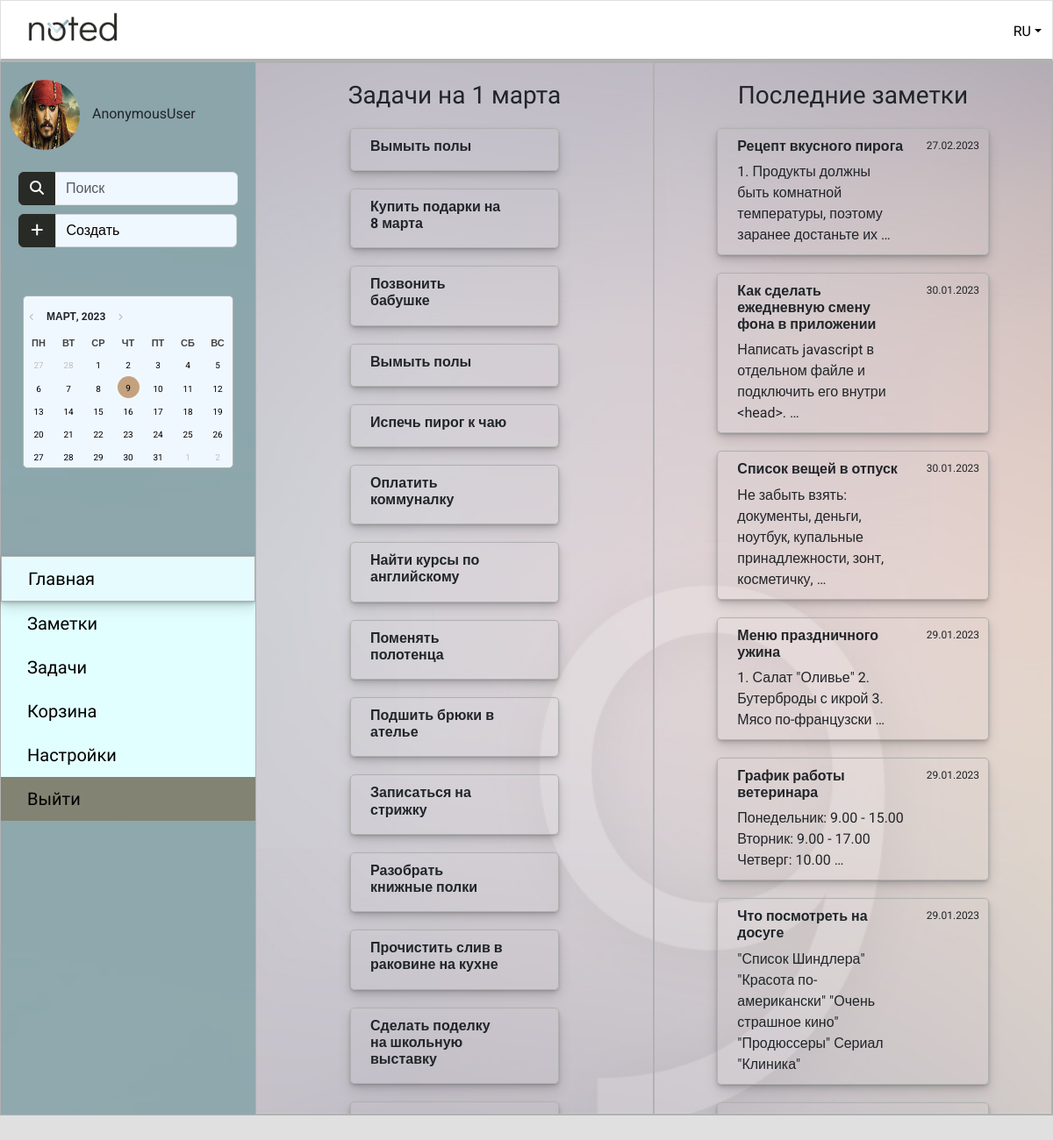
/main/01-03-2023/, run on an earlier commit of the app's database.
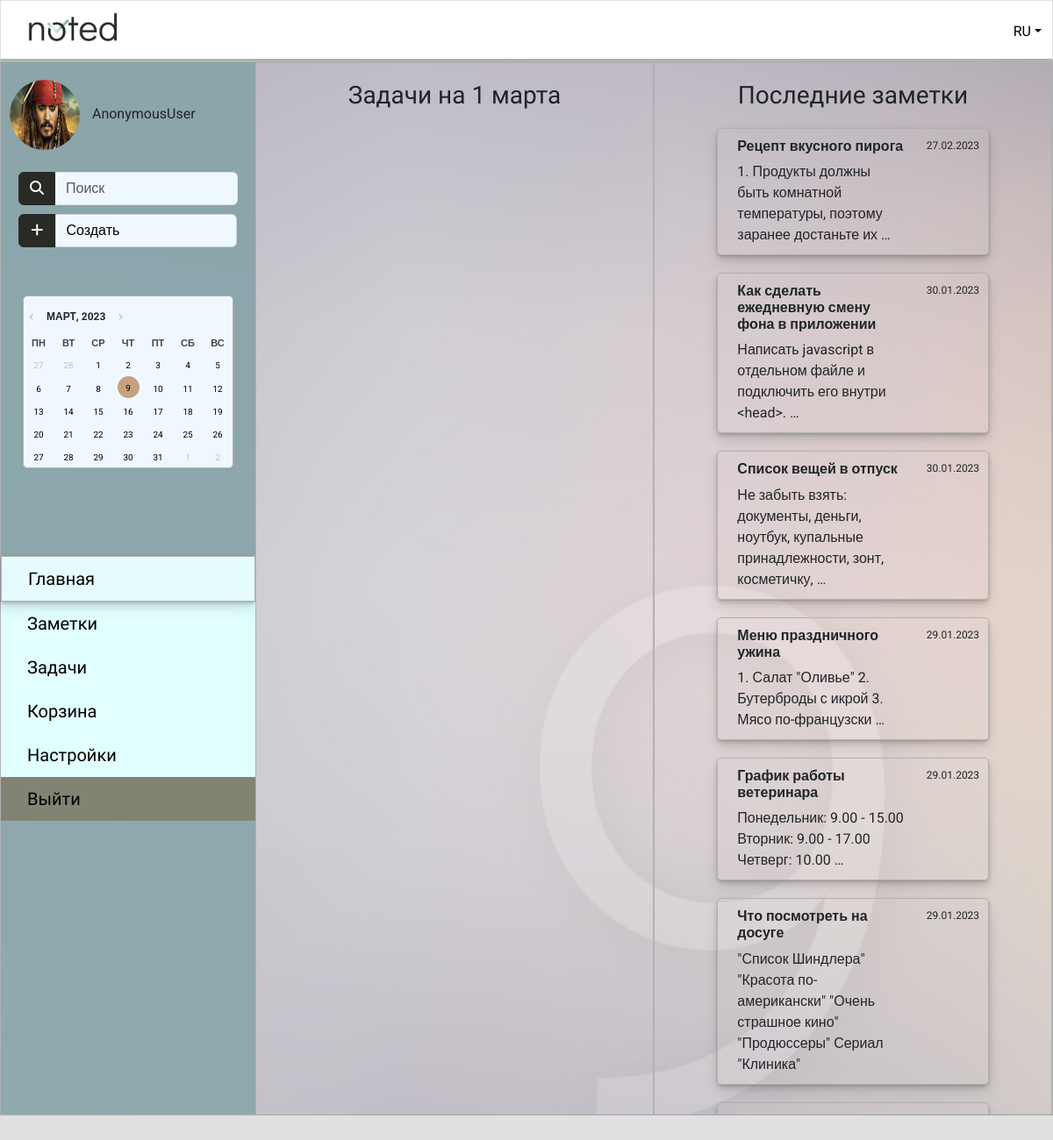
And on a later commit of the database.
### notes/models.py (models this page shows, shortened)
class Task(models.Model):
    task_title = models.CharField(max_length=1000)
    task_author = models.ForeignKey(User, on_delete=models.CASCADE)
    task_time = models.DateField()
    task_priority = models.BooleanField()

class Note(models.Model):
    note_title = models.CharField(max_length=250)
    note_text = models.TextField()
    note_time = models.DateField()
    note_author = models.ForeignKey(User, on_delete=models.CASCADE)

### notes/views.py (the view)
# urls.py: path('<date:date>/', main_page_date, name='date_notes'),
def main_page_date(request, date):
    today_tasks = Task.objects.filter(task_time=date)
    notes = Note.objects.all().order_by('-note_time')
    month_list = ['января', 'февраля', 'марта', 'апреля', 'мая', 'июня',
                  'июля', 'августа', 'сентября', 'октября', 'ноября', 'декабря']
    date = f'{date.day} {month_list[int(date.month) - 1]}'
    return render(request, 'main2.html', context={'today_tasks': today_tasks, 'notes': notes, 'date': date})

### notes/path_converters.py (called while the page is built)
    def to_python(self, value: str):
        return datetime.strptime(value, '%d-%m-%Y').date()

### templates/main2.html (shortened to what this page needs)
{% extends "default.html" %}
{% block content %}
    <div class="container-xxl main-main">
        <div class="row">
            <div class="col-auto col-2.5 sidebar">
                <div class="ava">
                    <img src="/static/images/vorobey.jpg" alt="Avatar" width="80" height="80" class="rounded-circle">
                    <span class="username">{{ request.user }}</span>
                </div>
                <div class="input-group">
                    <button type="button" class="btn btn-primary" style="background: #282A25;; border-color: #282A25;">
                        <i class="fas fa-search" aria-hidden="true"></i>
                    </button>
                    <input type="search" class="form-control" style="background: #f0f8ff;" placeholder="Поиск" />
                </div>
                <div class="input-group dropdown">
                    <button type="button" class="btn btn-primary dropdown-toggle" id="dropdownMenuButton1" data-bs-toggle="dropdown" aria-expanded="false" style="background: #282A25; border-color: #282A25; width: 17%;">
                        <i class="fas fa-plus" aria-hidden="true"></i>
                    </button>
                    <button type="button" class="btn btn-primary" style="background: #f0f8ff; color: black; border: 1px solid #ced4da; width: 83%; text-align: left;">Создать</button>
                </div>
                <div class="calendar-wrapper">
                    <button id="btnPrev" type="button" style="margin-top: 15px;"></button>
                    <h6 id="headCal"></h6>
                    <button id="btnNext" type="button"></button>
                    <div id="divCal"></div>
                </div>
                <div class="nav-list">
                    <ul style="list-style-type: none;">
                        <li class="current_page"><a href="{% url 'main' %}">Главная</a></li>
                        <li><a href="{% url 'notes' %}">Заметки</a></li>
                        <li><a href="{% url 'signin' %}">Задачи</a></li>
                        <li><a href="{% url 'signin' %}">Корзина</a></li>
                        <li><a href="{% url 'signin' %}">Настройки</a></li>
                        <li style="background: rgba(108, 100, 81, 0.8);"><a href="{% url 'logout' %}">Выйти</a></li>
                    </ul>
                </div>
            </div>
            <div class="col" id="tasks-notes">
                <div class="row">
                    <div class="col-6 tasks">
                        <h3 style="text-align: center; font-family: 'Didact Gothic', sans-serif; margin-top: 20px; margin-bottom: 20px;">Задачи на {{ date }}</h3>
                        <div class="col-6 offset-3">
                            {% for task in today_tasks %}
                                <div class="row note-block">
                                    <div class="col-10">
                                        <h6><b>{{ task.task_title }}</b></h6>
                                    </div>
                                </div>
                            {% endfor %}
                        </div>
                    </div>
                    <div class="col-6 notes">
                        <h3 style="text-align: center; font-family: 'Didact Gothic', sans-serif; margin-top: 20px; margin-bottom: 20px;">Последние заметки</h3>
                        <div class="col-8 offset-2">
                        {% for note in notes %}
                            <div class="row note-block">
                                <div class="col-9">
                                    <h6><b>{{ note.note_title }}</b></h6>
                                    {{ note.note_text | truncatewords:10 }}
                                </div>
                                <div class="col-3 ms-auto note_date">
                                    {{ note.note_time | date:"j.m.Y" }}
                                </div>
                            </div>
                        {% endfor %}
                        </div>
                    </div>
                </div>
            </div>
        </div>
    </div>
{% endblock content %}

What changed in the data, as far as the page shows it:
removed Task: task_title "Вымыть полы"
no longer on this page (row edited): Task: task_title "Купить подарки на 8 марта"
no longer on this page (row edited): Task: task_title "Позвонить бабушке"
no longer on this page (row edited): Task: task_title "Вымыть полы"
no longer on this page (row edited): Task: task_title "Испечь пирог к чаю"
no longer on this page (row edited): Task: task_title "Оплатить коммуналку"
no longer on this page (row edited): Task: task_title "Найти курсы по английскому"
no longer on this page (row edited): Task: task_title "Поменять полотенца"
no longer on this page (row edited): Task: task_title "Подшить брюки в ателье"
no longer on this page (row edited): Task: task_title "Записаться на стрижку"
no longer on this page (row edited): Task: task_title "Разобрать книжные полки"
no longer on this page (row edited): Task: task_title "Прочистить слив в раковине на кухне"
no longer on this page (row edited): Task: task_title "Сделать поделку на школьную выставку"
